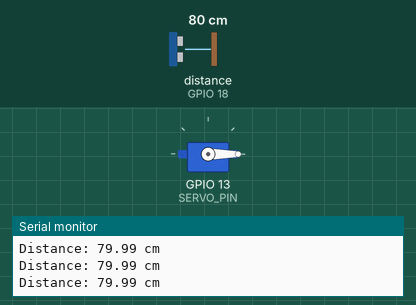
Simulated run of this program. Board: ESP32. On the bench: servo, the last lines printed to the serial monitor. Wiring (from diagram.json): ultrasonic range finder: trigger GPIO 5; echo GPIO 18. Inputs (shaded band) come from the test bench; at power-on: distance to the obstacle (sensor on GPIO 18) 80 cm. The echo pulse lasts 58.3 µs per cm.

Above: at 1.2 s.
1.3 s: distance to the obstacle (sensor on GPIO 18) set to 12 cm
2.8 s: distance to the obstacle (sensor on GPIO 18) set to 9 cm
At 3.6 s:
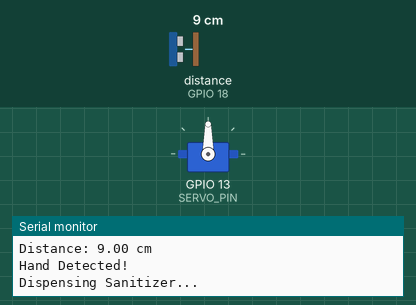
8.0 s: distance to the obstacle (sensor on GPIO 18) set to 2 cm
Timing chart, 0 to 12.0 s (numbered marks = the images above; inputs shaded):
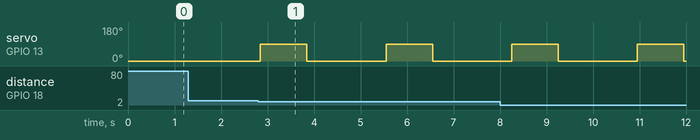

The program:

main.cpp
```cpp
#include <Arduino.h>
#include <ESP32Servo.h>

#define TRIG_PIN 5
#define ECHO_PIN 18
#define SERVO_PIN 13

Servo sanitizerServo;

// Function to measure distance
float getDistance() {
  digitalWrite(TRIG_PIN, LOW);
  delayMicroseconds(2);

  digitalWrite(TRIG_PIN, HIGH);
  delayMicroseconds(10);
  digitalWrite(TRIG_PIN, LOW);

  long duration = pulseIn(ECHO_PIN, HIGH);

  // Calculate distance in cm
  float distance = duration * 0.0343 / 2;

  return distance;
}

void setup() {
  Serial.begin(115200);

  pinMode(TRIG_PIN, OUTPUT);
  pinMode(ECHO_PIN, INPUT);

  sanitizerServo.attach(SERVO_PIN);
  sanitizerServo.write(0); // Initial position

  Serial.println("Automatic Sanitizer Dispenser Started");
}

void loop() {
  float distance = getDistance();

  Serial.print("Distance: ");
  Serial.print(distance);
  Serial.println(" cm");

  // Detect hand within 10 cm
  if (distance > 0 && distance < 10) {

    Serial.println("Hand Detected!");
    Serial.println("Dispensing Sanitizer...");

    // Press the pump
    sanitizerServo.write(90);
    delay(1000);

    // Return to original position
    sanitizerServo.write(0);
    delay(1500); // Prevent repeated dispensing
  }

  delay(200);
}
```

Measured:
- the behaviour switches between 11 and 10 cm on distance to the obstacle (sensor on GPIO 18) (found by bisection; images 0 and 1)
- after the input at 2.8 s, servo on GPIO 13 (SERVO_PIN): alternates 90° for 1.0 s and 0° for 1.7 s, starting after 0.05 s
